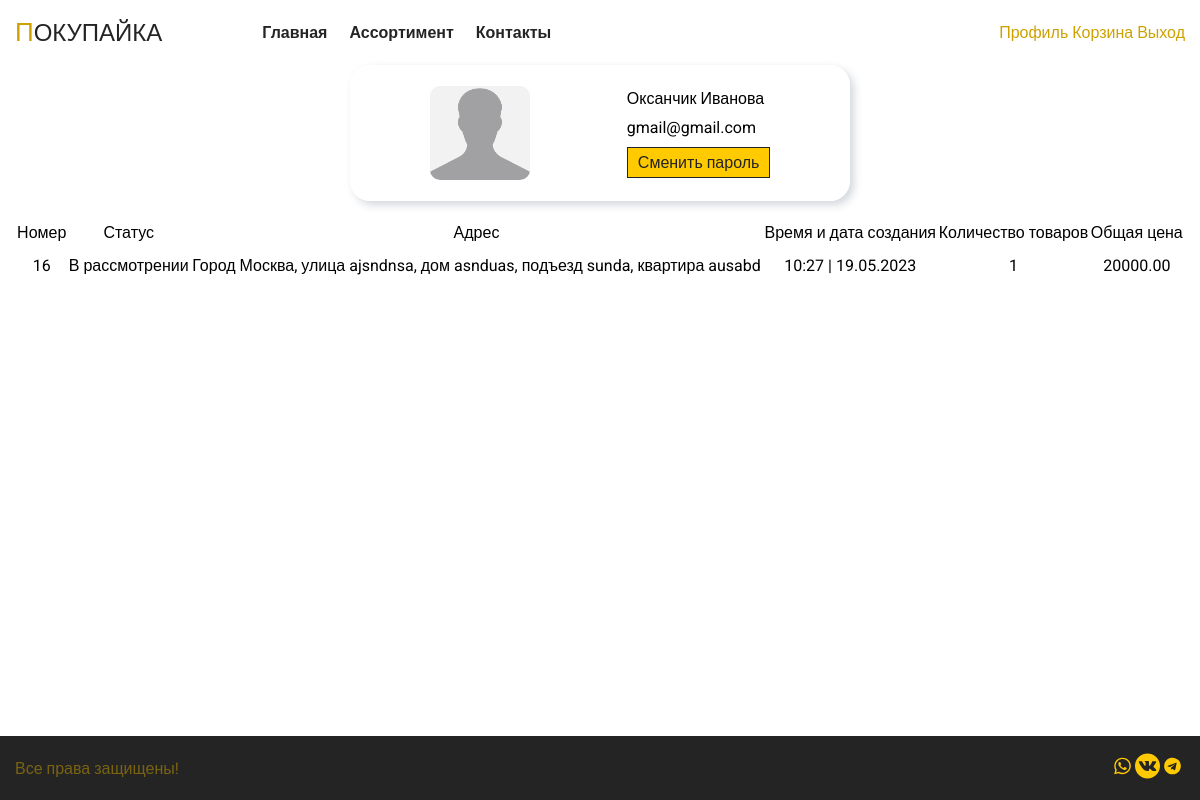
Screenshot of /profile (signed in) with the database file from the repository.
### tables this page shows
CREATE TABLE `user` (
  `ID_user` bigint NOT NULL,
  `First_Name` varchar(35) NOT NULL,
  `Second_Name` varchar(35) NOT NULL,
  `Email` varchar(200) NOT NULL,
  `Password` varchar(64) NOT NULL
);

CREATE TABLE `order` (
  `ID_order` bigint NOT NULL,
  `Address` text,
  `status` varchar(32) DEFAULT NULL,
  `created_at` datetime NOT NULL,
  `User_ID` bigint NOT NULL
);

### application/controllers/MainController.php (called while the page is built, shortened)
<?php
class MainController extends Controller
{
    public function __construct($route)
    {
        $this->view->layout = 'other';
    }
    function profileAction(){
        $m = new Main();
        $user_id = $_SESSION['authorize']['id'];
        $vars = [
            'dataProfile' => $m->getUserData($user_id),
            'dataOrder' => $m->getOrderByUser($user_id),
        ];
        $this->view->render('Покупайка', $vars);
    }
}

### index.php (called while the page is built, shortened)
<?php
$item = new Router();
$item->run();

### application/lib/Db.php (called while the page is built, shortened)
<?php
class Db {
    protected $db;
    public function __construct() {
        $config = require 'application/config/db.php';
        try{
            $this->db = new PDO('mysql:host='.$config['host'].';dbname='.$config['database'], $config['login'], $config['password']);
        }
        catch (\PDOException $e){
            $this->db = new PDO('mysql:host='.$config['reserve'].';dbname='.$config['database'], $config['login'], $config['password']);
        }
    }
    public function query($sql, $params = []) {
        $stmt = $this->db->prepare($sql);
        if (!empty($params)) {
            foreach ($params as $key => $val) {
                if (is_int($val)) {
                    $type = PDO::PARAM_INT;
                } else {
                    $type = PDO::PARAM_STR;
                }
                $stmt->bindValue(':'.$key, $val, $type);
            }
        }
        $stmt->execute();
        return $stmt;
    }
    public function row($sql, $params = []) {
        $result = $this->query($sql, $params);
        return $result->fetchAll(PDO::FETCH_ASSOC);
    }
}

### application/config/db.php (called while the page is built)
<?php
$path = $_SERVER['DOCUMENT_ROOT']."/settings.json";
$json = file_get_contents($path);
$db = json_decode($json, true);
return $db['database'];

### application/models/Main.php (called while the page is built, shortened)
<?php
class Main extends Model{
    function getUserData($id){
        $params = [ 'id' => $id];
        return $this->db->row("select concat(First_Name, ' ', Second_Name) as `fullName`, Email from `user` where `id_user` = :id", $params);
    }
    function getOrderByUser($id){
        $params = [ 'userID' => $id];
        return $this->db->row("select `id_order`, `status`, `address`, date_format(`created_at`, '%H:%i | %d.%m.%Y') as 'date', SUM(`Quantity`) as 'quantity', SUM(`order_items`.`price`) as `price` from `order` inner join `order_items` on `id_order` = `order_id` where `user_id` = :userID GROUP by `id_order`", $params);
    }
}

### application/core/Model.php (called while the page is built, shortened)
<?php
abstract class Model{
    public function __construct()
    {
        $this->db = new Db();
    }
}

### application/views/main/profile.php (the view)
<div class="container">
    <div class="profile_user_content">
        <div class="profile_user">
            <img src="/public/images/userImg.png" alt="Аватарка пользователя">
            <div class="profile_user__description_info">
                <p class="profile_user__full_name"><?=$dataProfile[0]['fullName']?></p>
                <p class="profile_user__email"><?=$dataProfile[0]['Email']?></p>
                <a href="/recovery">Сменить пароль</a>
            </div>
        </div>
        <div class="profile_user__orders">
            <?php if(count($dataOrder) > 0) {?>
                <table>
                    <thead>
                    <tr>
                        <th>Номер</th>
                        <th>Статус</th>
                        <th>Адрес</th>
                        <th>Время и дата создания</th>
                        <th>Количество товаров</th>
                        <th>Общая цена</th>
                    </tr>
                    </thead>
                    <tbody>
                    <?php foreach ($dataOrder as $element) { ?>
                        <tr>
                            <td><?=$element['id_order']?></td>
                            <td><?=$element['status']?></td>
                            <td><?=$element['address']?></td>
                            <td><?=$element['date']?></td>
                            <td><?=$element['quantity']?></td>
                            <td><?=$element['price']?></td>
                        </tr>
                    <?php } ?>
                    </tbody>
                </table>
            <?php } else {?>
                <h1 style="display: flex; justify-content: center">Вы не совершали ни одного заказа!</h1>
            <?php } ?>
        </div>
    </div>
</div>

### public/styles/ministyle.css (style rules this page uses)
:root { --first--color: #cda200; --second--color: #242424; --opacity--color: rgba(237, 191, 18, 0.9); }
* { margin: 0; padding: 0; box-sizing: border-box; font-weight: normal; }
html,body { height: 100%; font-family: 'Roboto', sans-serif; }
body { background: #fff; font-size: 16px; font-weight: normal; font-style: normal; }
.container { width: 100%; max-width: 1200px; padding: 0 15px; margin: 0 auto; }
.profile_user { display: flex; justify-content: space-around; width: 500px; padding: 20px 30px; border-radius: 20px; -webkit-box-shadow: 4px 4px 8px 0px rgba(34, 60, 80, 0.2); -moz-box-shadow: 4px 4px 8px 0px rgba(34, 60, 80, 0.2); box-shadow: 4px 4px 8px 0px rgba(34, 60, 80, 0.2); border: #ffffff 1px solid; transition: 1s linear; }
.profile_user_content { width: auto; display: flex; justify-content: center; align-items: center; flex-direction: column; gap: 20px; }
.profile_user img { max-width: 100px; max-height: 100px; border-radius: 10px; }
.profile_user .profile_user__description_info { display: flex; flex-direction: column; justify-content: center; gap: 10px; }
.profile_user .profile_user__description_info a { text-align: center; text-decoration: none; color: #242424; background-color: #ffca00; font-size: 16px; padding: 5px 10px; border: #242424 1px solid; transition: 1s; }
.profile_user__orders, .profile_user__orders table { width: 100%; }
.profile_user__orders table thead { text-align: center; font-weight: 700; }
.profile_user__orders table thead th { padding-bottom: 12px; }
.profile_user__orders table tbody { text-align: center; }
.profile_user__orders table tr > td { padding-bottom: 7px; }

### rows the page displays
user: Email "gmail@gmail.com"
order: ID_order "16", status "В рассмотрении", Address "Город Москва, улица ajsndnsa, дом asnduas, подъезд sunda, квартира ausabd", date "10:27 | 19.05.2023", quantity "1", price "20000.00"

### other values shown
$dataProfile[0]['fullName'] "Оксанчик Иванова"
